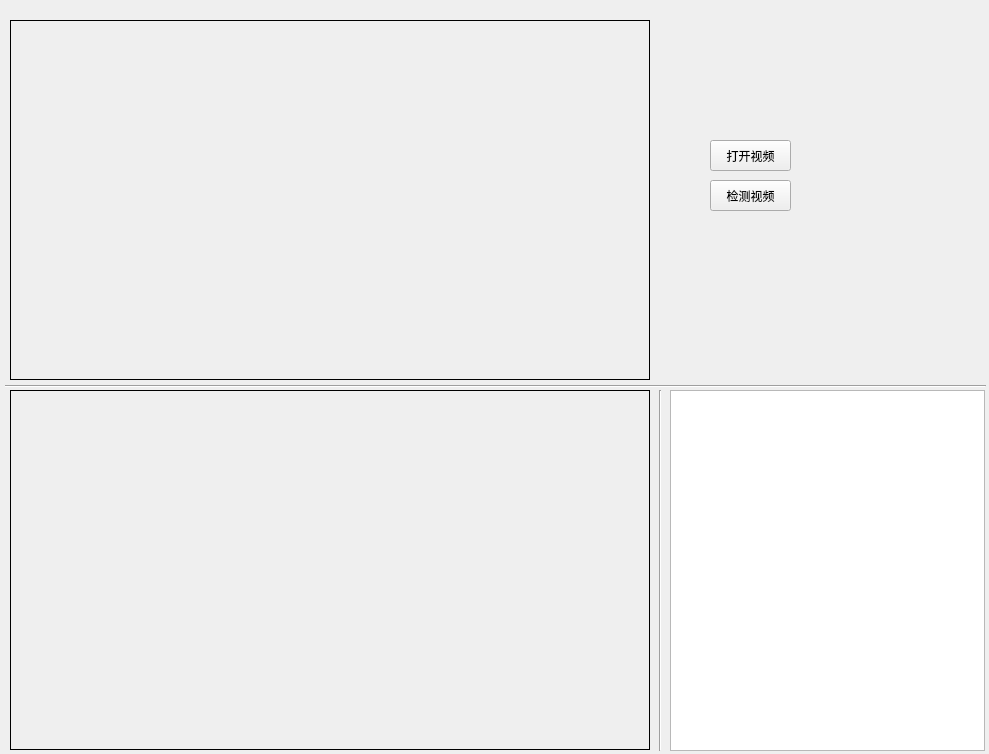
<?xml version="1.0" encoding="UTF-8"?>
<ui version="4.0">
 <class>VideoWindow</class>
 <widget class="QWidget" name="VideoWindow">
  <property name="geometry">
   <rect>
    <x>0</x>
    <y>0</y>
    <width>989</width>
    <height>754</height>
   </rect>
  </property>
  <property name="minimumSize">
   <size>
    <width>989</width>
    <height>754</height>
   </size>
  </property>
  <property name="maximumSize">
   <size>
    <width>989</width>
    <height>754</height>
   </size>
  </property>
  <property name="windowTitle">
   <string>视频检测</string>
  </property>
  <widget class="QLabel" name="label_show_camera">
   <property name="geometry">
    <rect>
     <x>10</x>
     <y>20</y>
     <width>640</width>
     <height>360</height>
    </rect>
   </property>
   <property name="minimumSize">
    <size>
     <width>640</width>
     <height>360</height>
    </size>
   </property>
   <property name="maximumSize">
    <size>
     <width>640</width>
     <height>360</height>
    </size>
   </property>
   <property name="styleSheet">
    <string notr="true">border:0.5px solid</string>
   </property>
   <property name="text">
    <string/>
   </property>
  </widget>
  <widget class="QLabel" name="label_show_camera1">
   <property name="geometry">
    <rect>
     <x>10</x>
     <y>390</y>
     <width>640</width>
     <height>360</height>
    </rect>
   </property>
   <property name="minimumSize">
    <size>
     <width>640</width>
     <height>360</height>
    </size>
   </property>
   <property name="maximumSize">
    <size>
     <width>640</width>
     <height>360</height>
    </size>
   </property>
   <property name="styleSheet">
    <string notr="true">border:0.5px solid</string>
   </property>
   <property name="text">
    <string/>
   </property>
  </widget>
  <widget class="QPushButton" name="open_video">
   <property name="geometry">
    <rect>
     <x>710</x>
     <y>140</y>
     <width>81</width>
     <height>31</height>
    </rect>
   </property>
   <property name="text">
    <string>打开视频</string>
   </property>
  </widget>
  <widget class="Line" name="line">
   <property name="geometry">
    <rect>
     <x>5</x>
     <y>378</y>
     <width>981</width>
     <height>16</height>
    </rect>
   </property>
   <property name="orientation">
    <enum>Qt::Horizontal</enum>
   </property>
  </widget>
  <widget class="QPushButton" name="btn1">
   <property name="geometry">
    <rect>
     <x>710</x>
     <y>180</y>
     <width>81</width>
     <height>31</height>
    </rect>
   </property>
   <property name="text">
    <string>检测视频</string>
   </property>
  </widget>
  <widget class="QTextBrowser" name="textBrowser">
   <property name="geometry">
    <rect>
     <x>670</x>
     <y>390</y>
     <width>315</width>
     <height>361</height>
    </rect>
   </property>
  </widget>
  <widget class="Line" name="line_2">
   <property name="geometry">
    <rect>
     <x>650</x>
     <y>390</y>
     <width>20</width>
     <height>361</height>
    </rect>
   </property>
   <property name="orientation">
    <enum>Qt::Vertical</enum>
   </property>
  </widget>
 </widget>
 <resources/>
 <connections/>
</ui>
